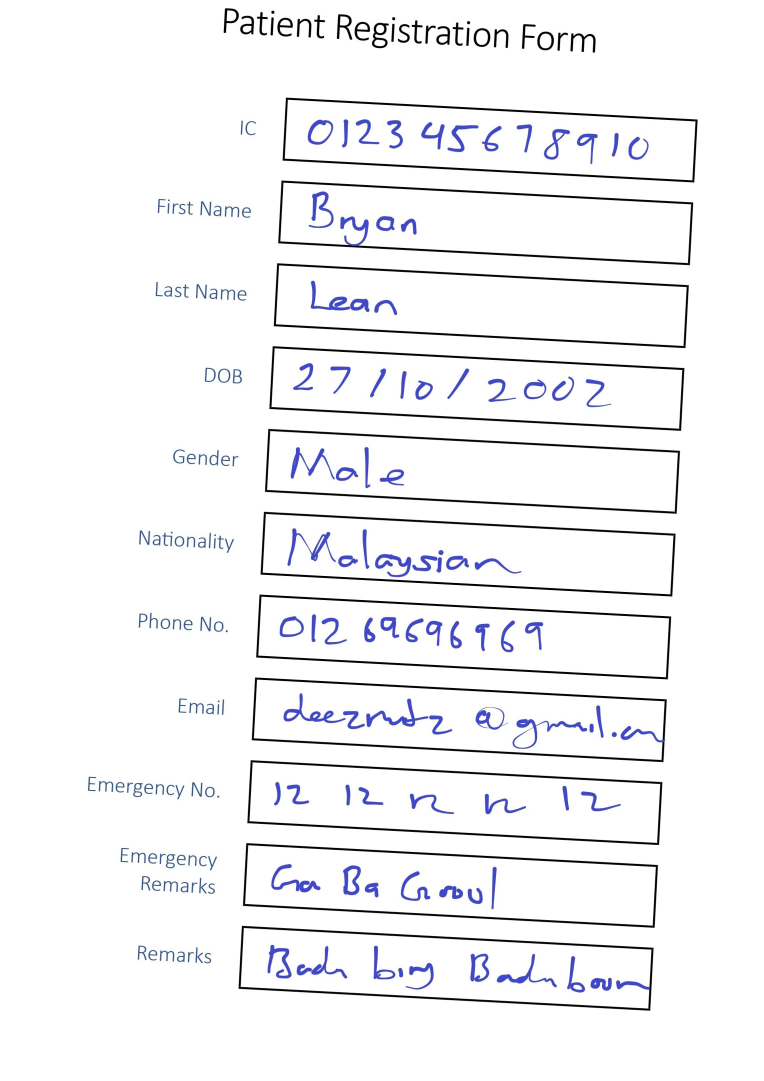
#> input picture docs/test/digitally_manipulated2.jpg, 2292 x 3242 px, found by its file name (shown at 1/3 size)
$ python extraction.py
#> lines starting #> are read from the running program, lines starting #| are printed output that depends on the picture; after the words box and inside, x2 and y2 are one past the last pixel; in counts of white or black regions, pixels touching at a corner belong together
#> further down, img is the input picture: shape (3242, 2292, 3); mean B, G, R 246.1, 243.9, 243.6
import numpy as np
import cv2


def get_boxes(img, box_width=400, box_height=60, debug=False):
    """
    Extracts boxed zones in the image

    Steps:
    - Preprocess image
    - Detect contours
        - Check for 4 edges and bounding width/height ratio
        - Correct perspective of box
        - Save box
    - Return extracted boxes in sequential order

    Note:
    - Attempted SIFT and ORD with template, but doesn't work as well
    """
#> called with box_width = 400, box_height = 60, debug = False
    # Greyscale and binarize image
    grey = cv2.cvtColor(img, cv2.COLOR_BGR2GRAY)
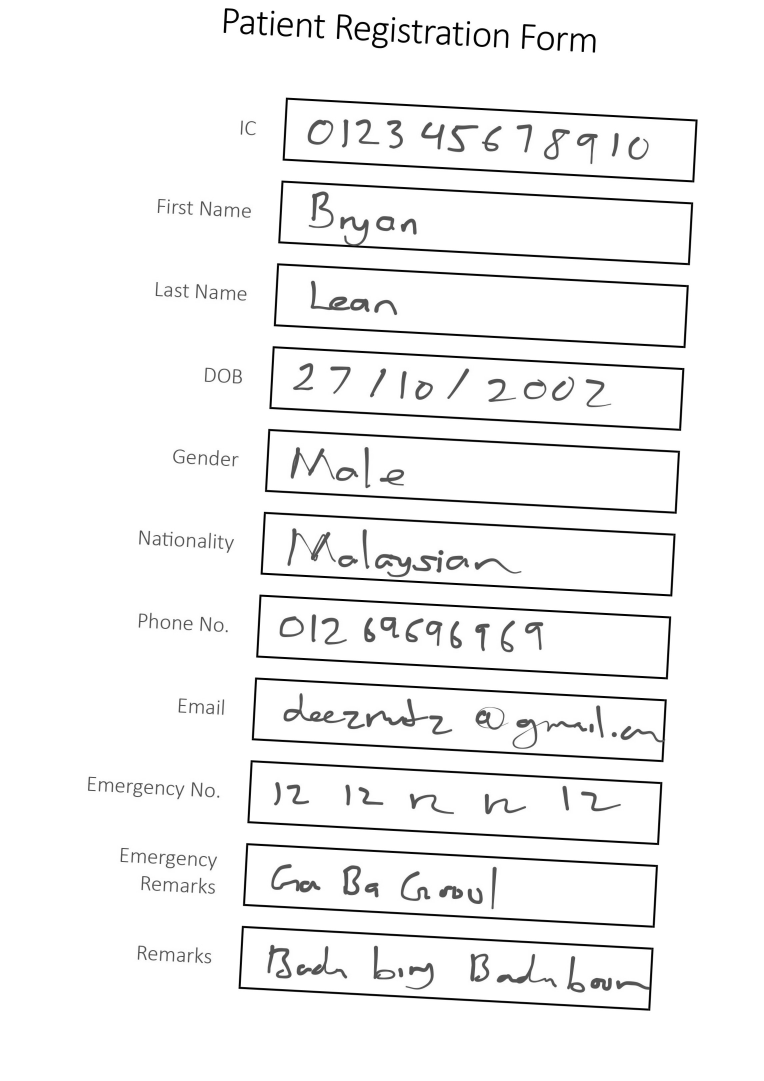
#> grey: shape (3242, 2292) (shown at 1/3 size); min 0, max 255, mean 244.1
    thresh = cv2.adaptiveThreshold(grey,255,cv2.ADAPTIVE_THRESH_GAUSSIAN_C, cv2.THRESH_BINARY_INV,51,9)
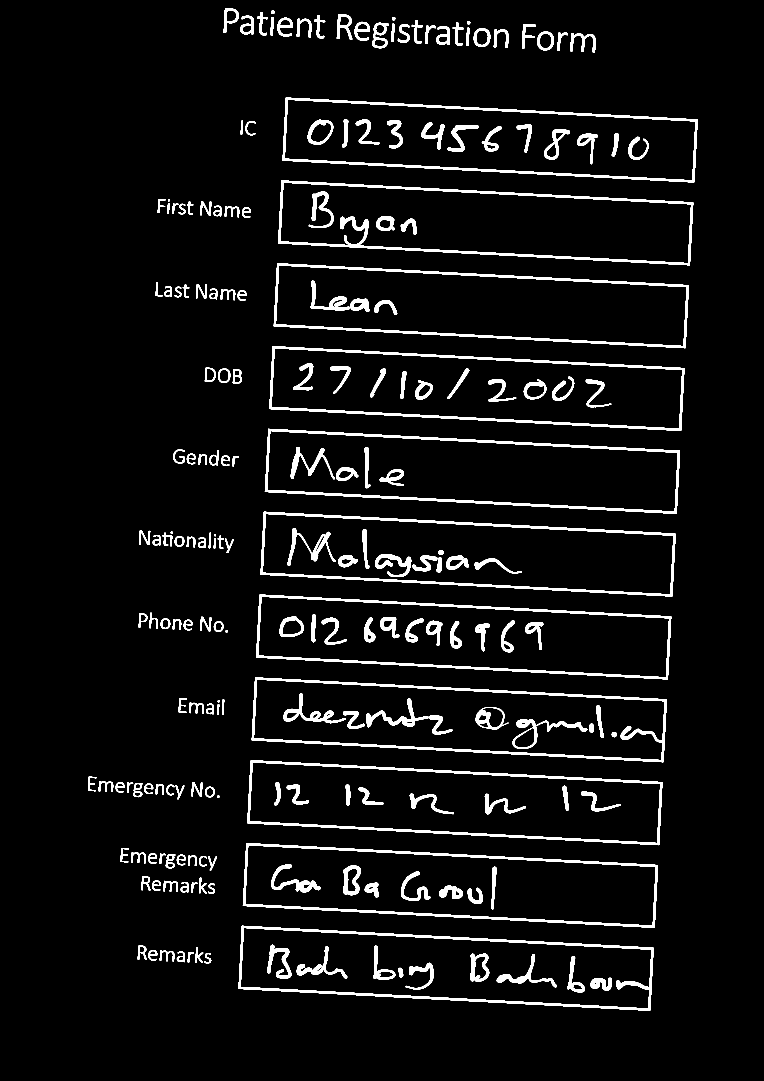
#> thresh: shape (3242, 2292) (shown at 1/3 size); 5.3% white; 213 white regions

    # Detect contours in image
    contours = cv2.findContours(thresh, cv2.RETR_EXTERNAL, cv2.CHAIN_APPROX_SIMPLE)
#> contours = 127 contours, 1 with area under 20; largest, box (x1, y1, x2, y2) and area: (794, 1286, 2040, 1542) 233494, (715, 2777, 1961, 3033) 233378, (742, 2280, 1988, 2536) 233210, (821, 790, 2067, 1045) 233098, (847, 293, 2093, 548) 233068
    contours = contours[0] if len(contours) == 2 else contours[1]

    # For all contours
    boxes = []
    for c in contours:
        # If contour has approximately 4 edges and acceptable width to height ratio (half of specified), is box
        approx = cv2.approxPolyDP(c, 0.01 * cv2.arcLength(c, True), True)
        if len(approx) == 4:
            x,y,w,h = cv2.boundingRect(c)
            if w/h < (box_width/box_height)/2:
                continue

            # Correct box's perspective
            src_pts = np.array(approx.reshape(4,2), dtype=np.float32)                                                 # Source (box) points
            dest_pts = np.array([[0, 0], [0, box_height], [box_width, box_height], [box_width, 0]], dtype=np.float32) # Destination points
            M = cv2.getPerspectiveTransform(src_pts, dest_pts)                                                        # Perspective transformation
            warped_box = cv2.warpPerspective(thresh, M, (box_width, box_height))                                      # Transformed image

            # Show before and after perspective correction
            if debug:
                display("zone", img[y:y+h, x:x+w])
                display("warped", warped_box)

            # Save box
            boxes = [warped_box] + boxes # Stack because bottom-up
#> this loop made 127 passes
#> (x, y, w, h, src_pts) on passes 8, 25, 38, 45, 54, 67, 74, 78: (715, 2777, 1246, 256, [[725, 2778], [716, 2966], [1950, 3031], [1960, 2843]]), (728, 2529, 1246, 255, [[738, 2530], [729, 2717], [1964, 2782], [1973, 2595]]), (742, 2280, 1246, 256, [[752, 2281], [742, 2469], [1977, 2534], [1986, 2346]]), (755, 2032, 1246, 255, [[765, 2032], [755, 2220], [1990, 2285], [2000, 2098]]), (768, 1784, 1246, 254, [[778, 1784], [769, 1972], [2003, 2037], [2013, 1849]]), (781, 1535, 1246, 255, [[791, 1536], [781, 1723], [2016, 1789], [2026, 1601]]), (794, 1286, 1246, 256, [[804, 1288], [795, 1475], [2030, 1540], [2039, 1352]]), (808, 1038, 1246, 255, [[818, 1038], [812, 1227], [2043, 1291], [2052, 1104]])
#> (x, y, w, h) on pass 112: (1174, 71, 10, 55)

    return boxes


def display(text, img):
    """
    Displays input image
    """
    cv2.imshow(text, img)
    cv2.waitKey(0)
    cv2.destroyAllWindows()


if __name__ == "__main__":
    # Example
    img = cv2.imread("docs/test/digitally_manipulated2.jpg")
    boxes = get_boxes(img, debug=False)
#> boxes = 11 items
    print(len(boxes), "boxes detected")
#| 11 boxes detected

$ run again, with docs/test/digital_1.jpg copied over docs/test/digitally_manipulated2.jpg
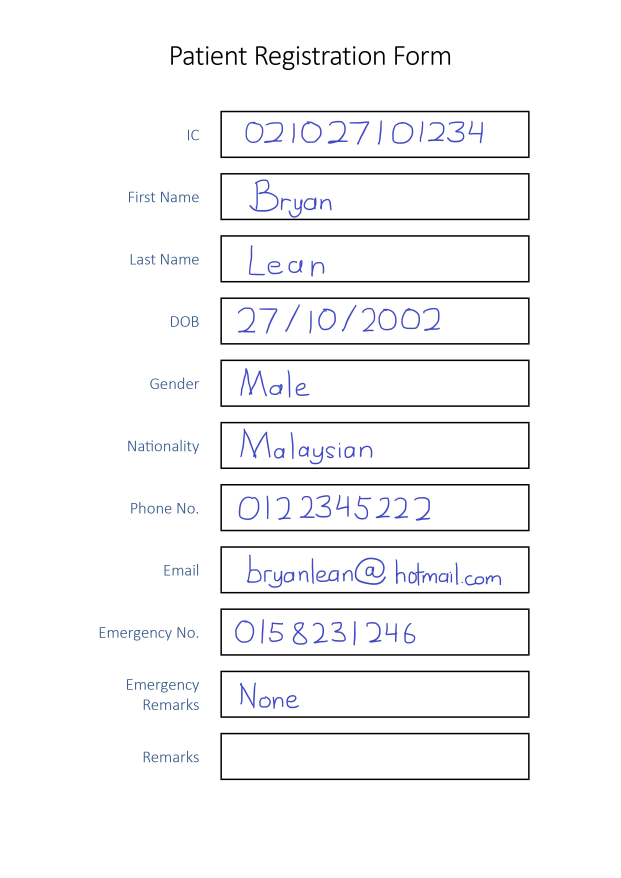
#> input picture docs/test/digital_1.jpg, 2481 x 3509 px, found by its file name (shown at 1/4 size)
#> img is the input picture: shape (3509, 2481, 3); mean B, G, R 247.9, 246.6, 246.4
#> in get_boxes, `grey = cv2.cvtColor(img, cv2.COLOR_BGR2GRAY)`:
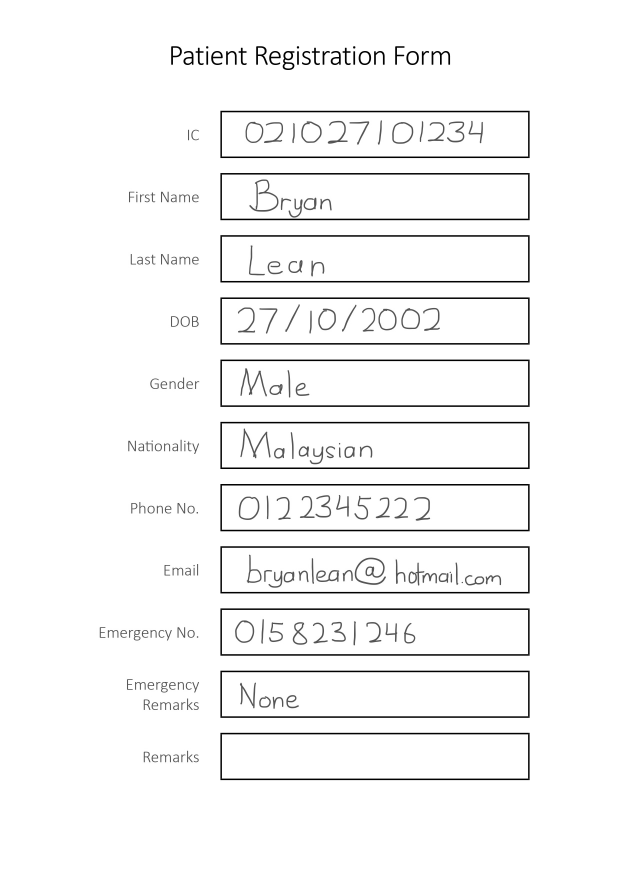
#> grey: shape (3509, 2481) (shown at 1/4 size); min 0, max 255, mean 246.7
#> in get_boxes, `thresh = cv2.adaptiveThreshold(grey,255,cv2.ADAPTIVE_THRESH_GAUSSIAN_C..`:
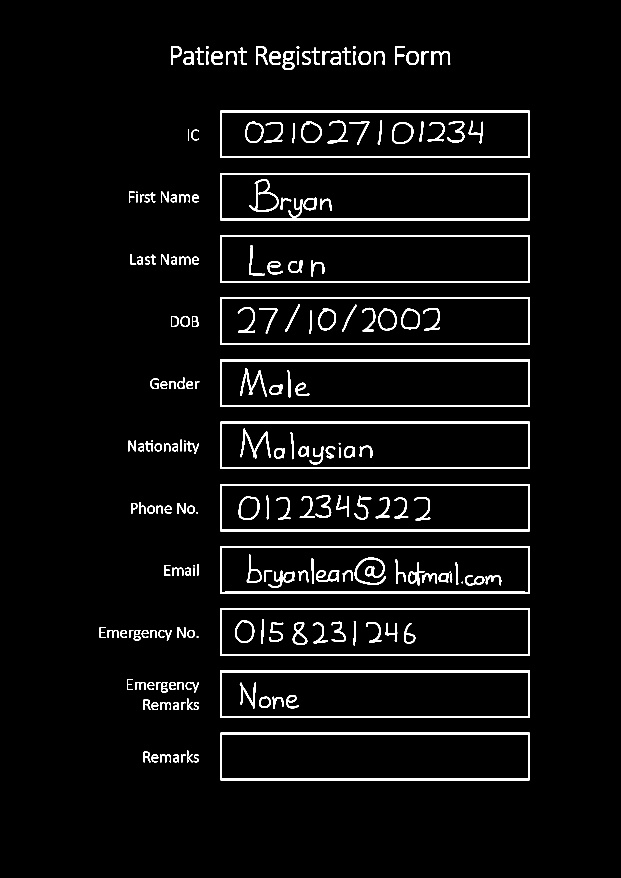
#> thresh: shape (3509, 2481) (shown at 1/4 size); 3.9% white; 215 white regions
#> contours = 127 contours, 4 with area under 20; largest, box (x1, y1, x2, y2) and area: (881, 1438, 2119, 1628) 233788, (881, 2931, 2119, 3121) 233786, (881, 2433, 2119, 2623) 233767, (881, 2185, 2119, 2374) 232555, (881, 1687, 2119, 1876) 232554
#> the loop in get_boxes, `for c in contours:` made 127 passes
#> (x, y, w, h, src_pts, M) on pass 101: (881, 443, 1238, 189, [[881, 443], [881, 631], [2118, 631], [2118, 443]], [[0.323, -7.71e-17, -284.9], [0, 0.319, -141.4], [0, 0, 1]])
#> `boxes = get_boxes(img, debug=False)`: boxes = 11 items
#| 11 boxes detected

$ run again, with docs/test/digitally_manipulated.jpg copied over docs/test/digitally_manipulated2.jpg
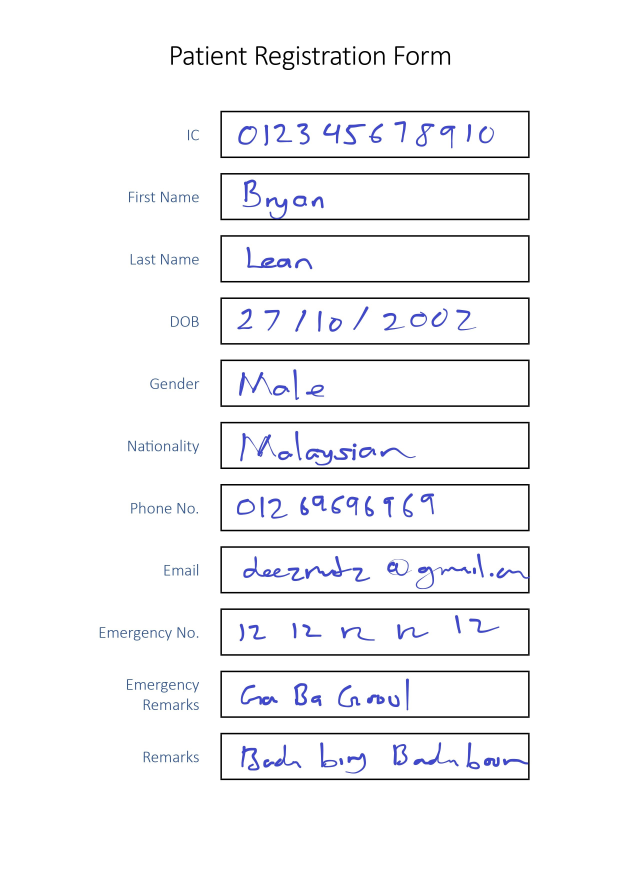
#> input picture docs/test/digitally_manipulated.jpg, 2481 x 3509 px, found by its file name (shown at 1/4 size)
#> img is the input picture: shape (3509, 2481, 3); mean B, G, R 247.5, 245.5, 245.3
#> in get_boxes, `grey = cv2.cvtColor(img, cv2.COLOR_BGR2GRAY)`:
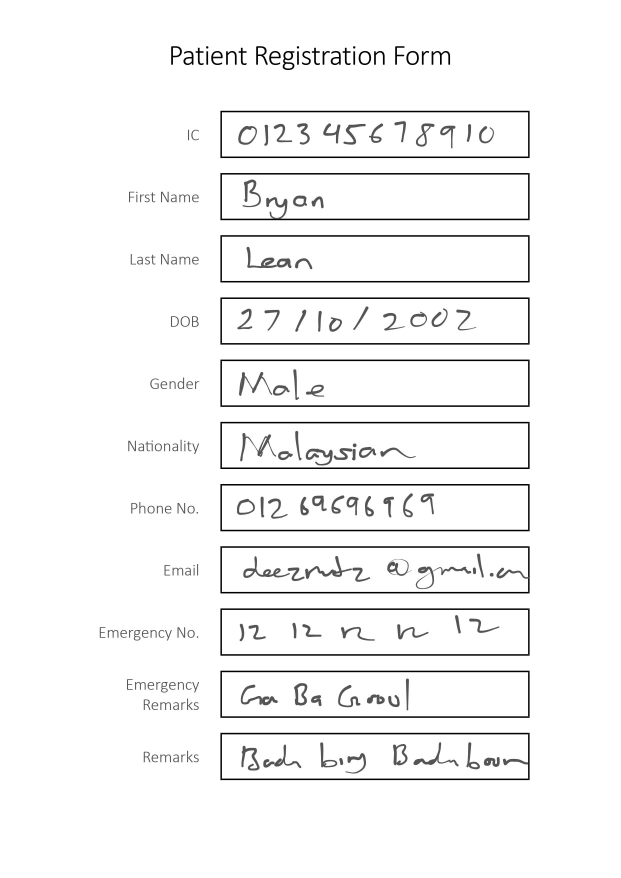
#> grey: shape (3509, 2481) (shown at 1/4 size); min 0, max 255, mean 245.7
#> in get_boxes, `thresh = cv2.adaptiveThreshold(grey,255,cv2.ADAPTIVE_THRESH_GAUSSIAN_C..`:
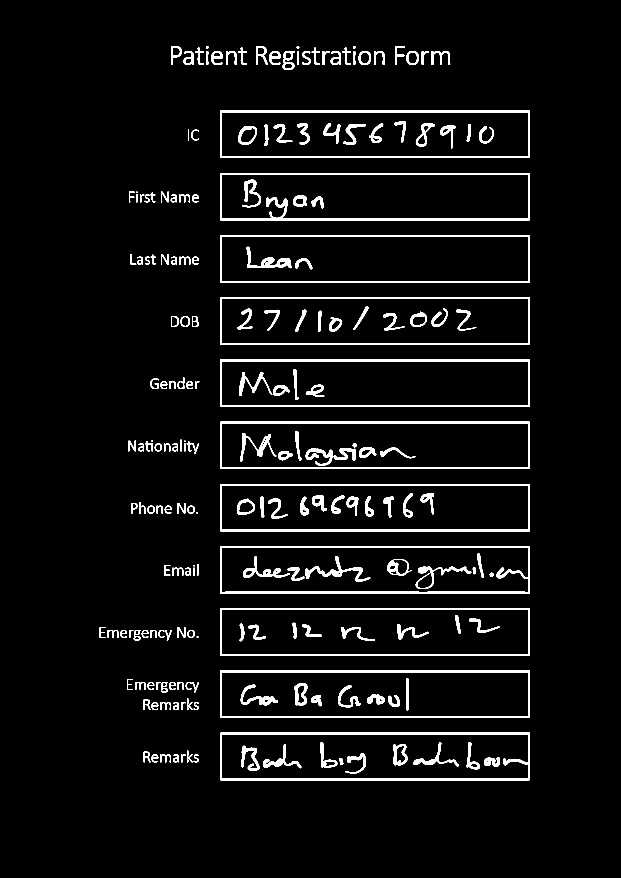
#> thresh: shape (3509, 2481) (shown at 1/4 size); 4.5% white; 212 white regions
#> contours = 127 contours, 4 with area under 20; largest, box (x1, y1, x2, y2) and area: (881, 1438, 2119, 1628) 233790, (881, 2931, 2119, 3121) 233786, (881, 2433, 2119, 2623) 233767, (881, 2185, 2120, 2374) 232560, (881, 940, 2119, 1130) 232554
#> the loop in get_boxes, `for c in contours:` made 127 passes
#> (x, y, w, h, src_pts, M) on pass 101: (881, 443, 1238, 189, [[881, 443], [881, 631], [2118, 631], [2118, 443]], [[0.323, -7.71e-17, -284.9], [0, 0.319, -141.4], [0, 0, 1]])
#> `boxes = get_boxes(img, debug=False)`: boxes = 11 items
#| 11 boxes detected
